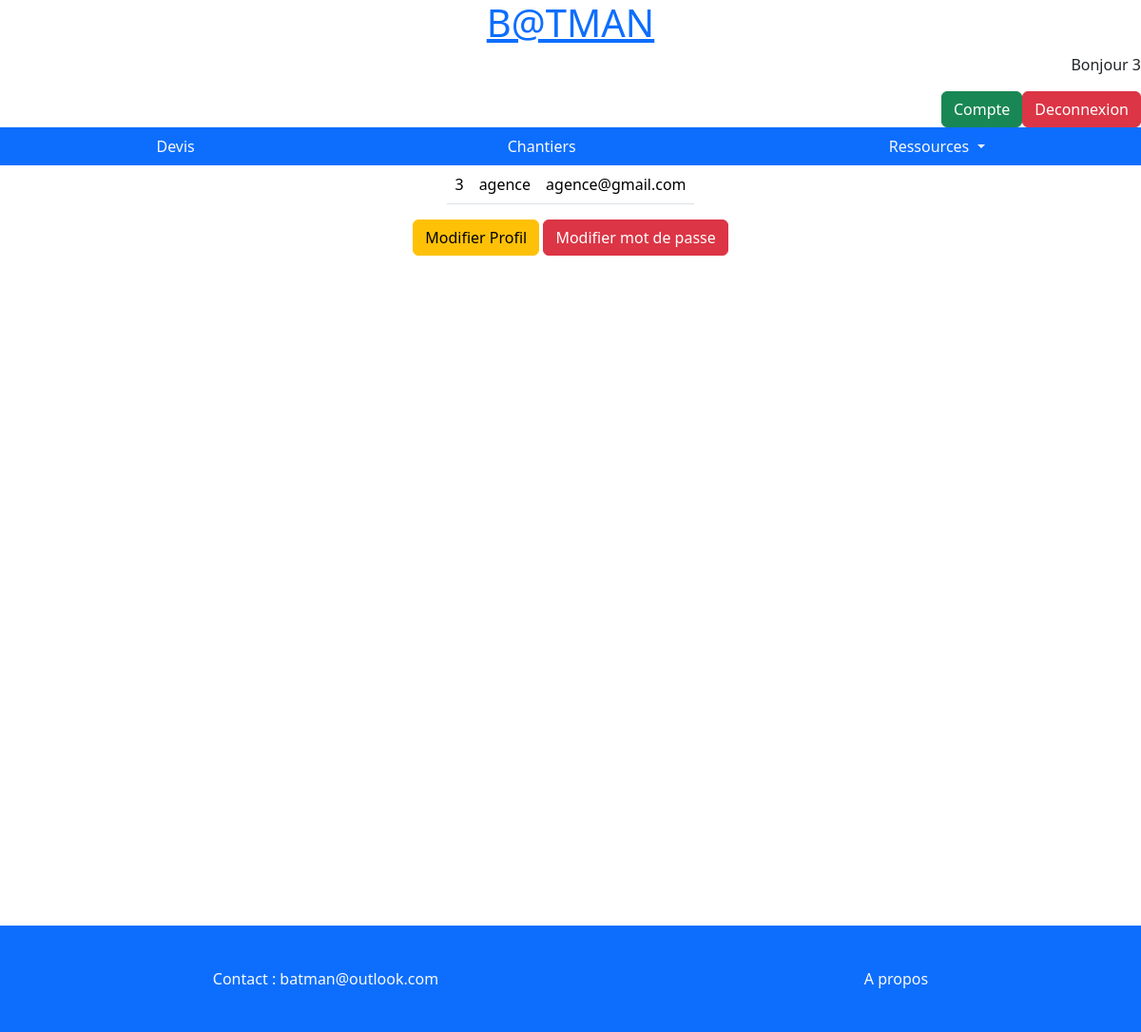
The page /profile (signed in) on the database its author committed.
### tables this page shows
CREATE TABLE `users` (
  `id` int(11) NOT NULL AUTO_INCREMENT,
  `name` tinytext NOT NULL,
  `firstName` tinytext NOT NULL,
  `mail` varchar(200) NOT NULL,
  `password` varchar(60) NOT NULL,
  `role` tinyint(4) NOT NULL DEFAULT 1,
  PRIMARY KEY (`id`),
  KEY `role` (`role`),
  CONSTRAINT `users_ibfk_1` FOREIGN KEY (`role`) REFERENCES `role` (`id`) ON DELETE CASCADE ON UPDATE CASCADE
);

### www/controller/userController.php (called while the page is built, shortened)
<?php
require_once APP_PATH . "/models/userManager.php";
class UserController
{
    public function profile()
    {
        $userManager = new userManager();
        $user = $userManager->getSelfUser($_SESSION['id']);
        require_once APP_PATH . "/views/profile.php";
    }
}

### www/index.php (called while the page is built, shortened)
<?php
require_once APP_PATH . "/views/head.php";
require_once APP_PATH . "/controller/userController.php";
require_once APP_PATH . "/views/header.php";
$router = new Router();
$router->addRoute('GET', BASE_URL . 'test', 'testController', 'test');
$router->addRoute('GET', BASE_URL, 'UserController', 'formConnectUser');
try {
    $router->addRoute('POST', BASE_URL, 'UserController', 'connectUserController');
} catch (Exception $e) {
    $e->getMessage();
}
$router->addRoute('GET', BASE_URL . 'logout', 'UserController', 'disconnect');
$router->addRoute('POST', BASE_URL . 'addCustomer', 'customerController', 'addCustomer');
$router->addRoute('GET', BASE_URL . 'searchCustomer', 'customerController', 'searchCustomer');
$router->addRoute('GET', BASE_URL . 'estimate', 'EstimateController', 'estimate');
$router->addRoute('GET', BASE_URL . 'newEstimate', 'EstimateController', 'newEstimatePage');
$router->addRoute('GET', BASE_URL . 'createEstimate', 'EstimateController', 'newEstimate');
$router->addRoute('GET', BASE_URL . 'searchEstimate', 'EstimateController', 'searchEstimateToModify');
$router->addRoute('GET', BASE_URL . 'modifyEstimate', 'EstimateController', 'modifyEstimate');
$router->addRoute('POST', BASE_URL . 'modifyEstimate', 'EstimateController', 'updateEstimate');
$router->addRoute('POST', BASE_URL . 'saveEstimate', 'EstimateController', 'saveEstimate');
$router->addRoute('GET', BASE_URL . 'profile', 'UserController', 'profile');
$router->addRoute('GET', BASE_URL . 'updateProfile', 'UserController', 'updateProfilePage');
$router->addRoute('POST', BASE_URL . 'updateProfile', 'UserController', 'updateProfile');
$router->addRoute('GET', BASE_URL . 'updatePassword', 'UserController', 'updatePasswordPage');
$router->addRoute('POST', BASE_URL . 'updatePassword', 'UserController', 'updatePassword');
$router->addRoute('GET', BASE_URL . 'usersAccount', 'UserController', 'usersAccountPage');
$router->addRoute('POST', BASE_URL . 'addUser', 'UserController', 'addUser');
$router->addRoute('GET', BASE_URL . 'products', 'ProductController', 'products');
$router->addRoute('GET', BASE_URL . 'details', 'ProductController', 'details');
$router->addRoute('GET', BASE_URL . 'modify', 'ProductController', 'modifyProductPage');
$router->addRoute('POST', BASE_URL . 'modify', 'ProductController', 'modifyProduct');
$router->addRoute('GET', BASE_URL . 'delete', 'ProductController', 'deleteProduct');
$router->addRoute('POST', BASE_URL . 'create', 'ProductController', 'createProduct');
$router->addRoute('GET', BASE_URL . 'accounting', 'EstimateController', 'accountingPage');
$router->addRoute('GET', BASE_URL . 'estimateToRegister', 'EstimateController', 'estimateToRegister');
$router->addRoute('GET', BASE_URL . 'estimateRegistered', 'EstimateController', 'estimateRegistered');
$router->addRoute('POST', BASE_URL . 'registerdriver', 'estimateController', 'registerEstimate');
$router->addRoute('GET', BASE_URL . 'projects', 'ProjectsController', 'projectsPage');
$router->addRoute('GET', BASE_URL . 'editSituationPage', 'ProjectsController', 'editSituationPage');
$router->addRoute('POST', BASE_URL . 'saveSituation', 'ProjectsController', 'saveSituation');
$router->addRoute('GET', BASE_URL . 'orderPage', 'ProjectsController', 'orderPage');
$router->addRoute('POST', BASE_URL . 'saveOrder', 'ProjectsController', 'saveOrder');
$router->addRoute('GET', BASE_URL . 'resultsPage', 'ProjectsController', 'resultsPage');
$method = $_SERVER['REQUEST_METHOD'];
$uri = parse_url($_SERVER['REQUEST_URI'], PHP_URL_PATH);
$handler = $router->getHandler($method, $uri);
$controller = new $handler['controller']();
$action = $handler['action'];
$controller->$action();
require_once APP_PATH . "/views/footer.php";

### www/models/entities/PDOServer.php (called while the page is built, shortened)
<?php
class PDOServer
{
    public function __construct()
    {
        $dbName = "batman";
        $port = "3306";
        $userName = "batman";
        try {
            $this->db = new PDO("mysql:host=localhost; dbname=$dbName; port=$port", $userName, "cPifHwUe[cQF!Ffp");
        } catch (PDOException $e) {
            echo $e->getMessage();
            echo "La connexion à la base de donnée a échouée.";
        }
    }
}

### www/models/userManager.php (called while the page is built, shortened)
<?php
require_once APP_PATH . "/models/entities/userModel.php";
require_once APP_PATH . "/models/entities/PDOServer.php";
class UserManager extends PDOServer
{
    public function getSelfUser($id)
    {
        $req = $this->db->prepare("SELECT id, name, firstName, mail, role FROM users WHERE id = :id");
        $req->bindValue(":id", $id, PDO::PARAM_INT);
        $req->execute();
        $data = $req->fetch(PDO::FETCH_ASSOC);
        $user = new Users($data);
        return $user;
    }
}

### www/models/entities/userModel.php (called while the page is built, shortened)
<?php
class Users
{
    private string $name;
    private string $firstName;
    private string $mail;
    public function hydrate(array $data)
    {
        foreach ($data as $key => $value) {
            $method = "set" . ucfirst($key);
        }
    }
    public function setId($id)
    {
        return $this;
    }
    public function getName()
    {
        return $this->name;
    }
    public function setName($name)
    {
        $this->name = $name;
        return $this;
    }
    public function getFirstName()
    {
        return $this->firstName;
    }
    public function setFirstName($firstName)
    {
        $this->firstName = $firstName;
        return $this;
    }
    public function getMail()
    {
        return $this->mail;
    }
    public function setMail($mail)
    {
        $this->mail = $mail;
        return $this;
    }
    public function setRole($role)
    {
        return $this;
    }
}

### www/views/profile.php (the view, shortened to what this page needs)
<div class="container d-flex flex-column align-items-center">
    <div>
        <table class="table">
            <tbody>
                <tr>
                    <td><?= $user->getFirstName() ?></td>
                    <td><?= $user->getname() ?></td>
                    <td><?= $user->getMail() ?></td>
                </tr>
            </tbody>
        </table>
    </div>
    <div>
        <a href="<?= BASE_URL . 'updateProfile'; ?>" class="btn btn-warning">Modifier Profil</a>
        <a href="<?= BASE_URL . 'updatePassword'; ?>" class="btn btn-danger">Modifier mot de passe</a>
    </div>
</div>
<?php
require_once APP_PATH . "/views/footer.php";

### rows shown on the page
users: firstName "3", name "agence", mail "agence@gmail.com"

### other values the page prints
$_SESSION['firstName'] "3"
